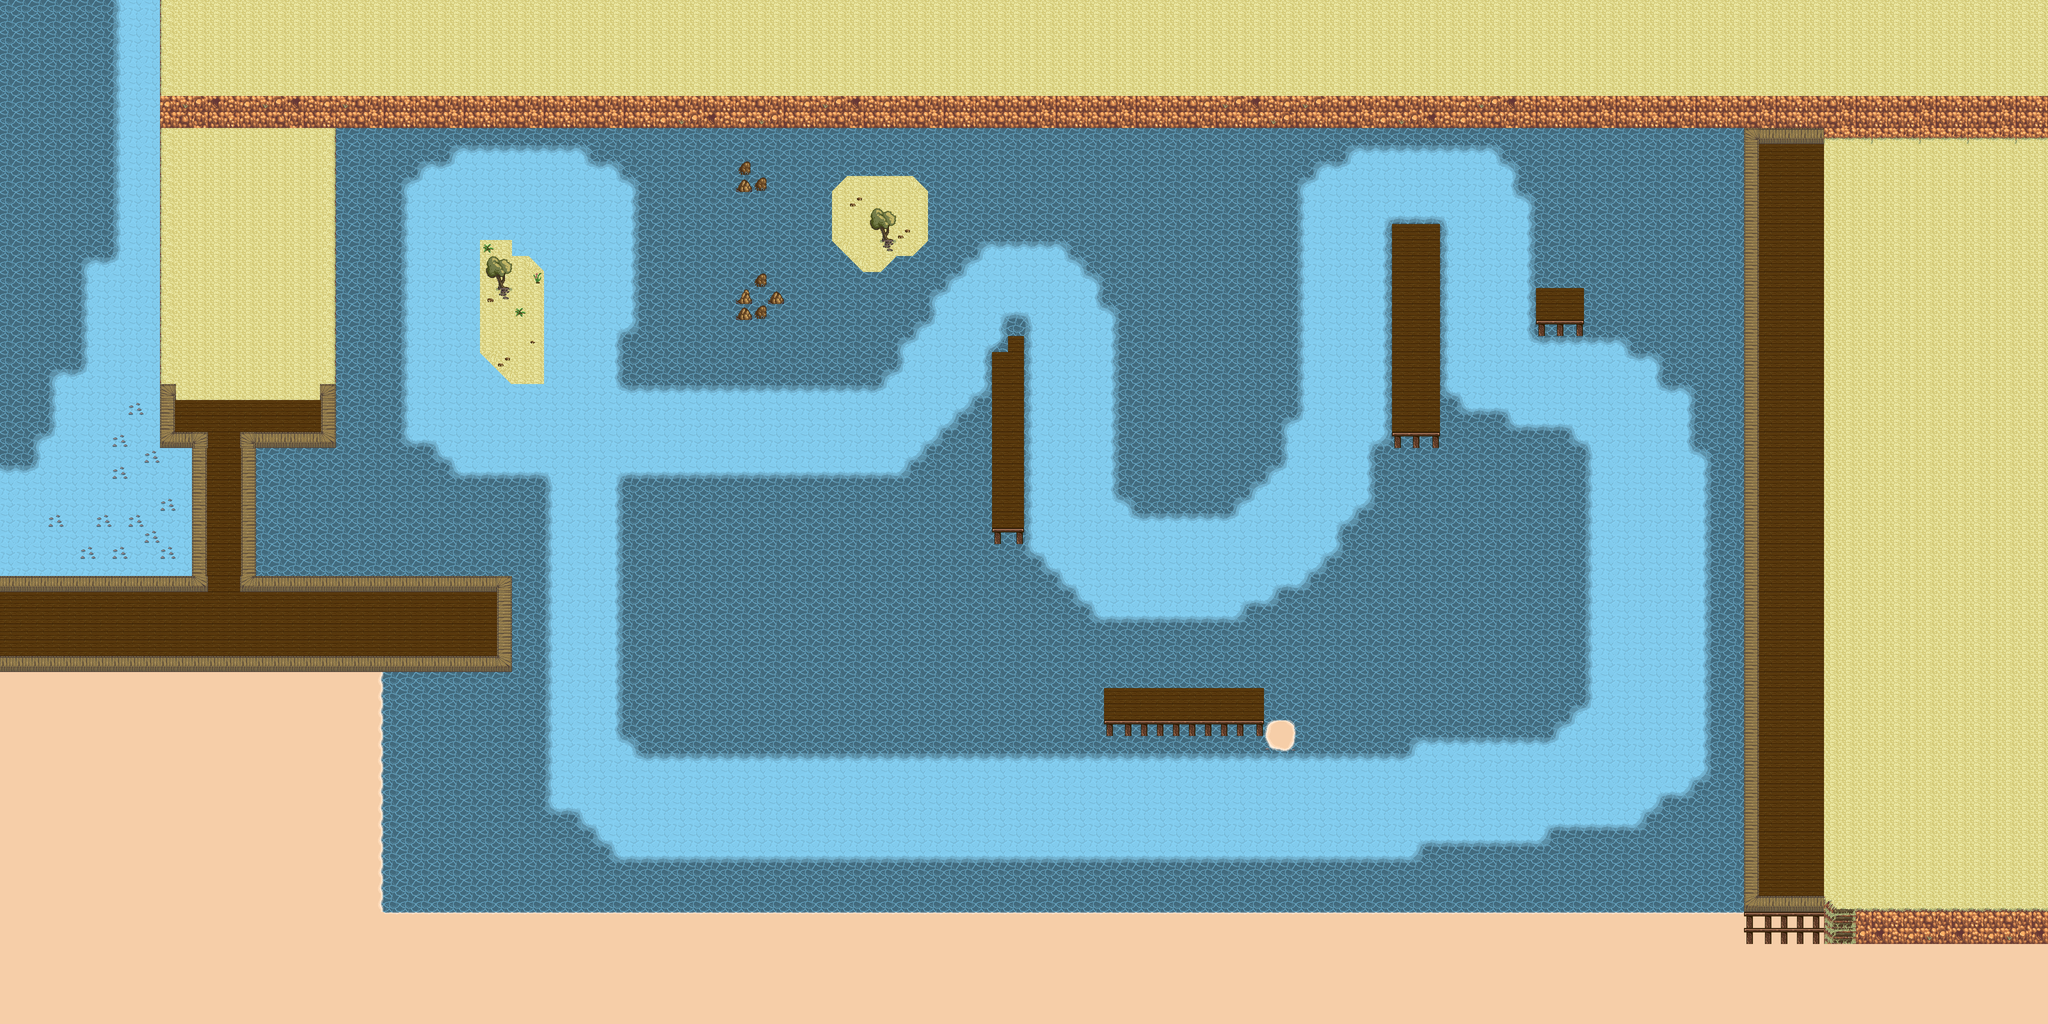

This is a level from a 2D game, rendered from its Tiled map with the project's own tilesets. A one-line summary and the map file follow, with tile-layer data summarised:
An orthogonal 128x64 tile map with 32x32 px tiles, 5 tile layers (Tile Layer 1, Tile Layer 2, Tile Layer 3, Tile Layer 5, ...), 1 hidden layer not drawn.

<map version="1.10" tiledversion="1.10.2" orientation="orthogonal" renderorder="right-down" width="128" height="64" tilewidth="32" tileheight="32" infinite="0" nextlayerid="17" nextobjectid="1">
 <tileset firstgid="1" source="TORPEDOES_testTileset.tsx" />
 <layer id="12" name="Tile Layer 1" width="128" height="64">
  <properties>
   <property name="Z" type="float" value="0" />
  </properties>
  <data>[8192 cells, 8192 non-empty, 2 distinct tile ids]</data>
 </layer>
 <layer id="13" name="Tile Layer 2" width="128" height="64">
  <properties>
   <property name="Z" type="float" value="1" />
  </properties>
  <data>[8192 cells, 4142 non-empty, 34 distinct tile ids]</data>
 </layer>
 <layer id="14" name="Tile Layer 3" width="128" height="64">
  <properties>
   <property name="Z" type="float" value="3" />
  </properties>
  <data>[8192 cells, 282 non-empty, 33 distinct tile ids]</data>
 </layer>
 <layer id="15" name="Tile Layer 5" width="128" height="64">
  <properties>
   <property name="Z" type="float" value="160" />
  </properties>
  <data>[8192 cells, 202 non-empty, 4 distinct tile ids]</data>
 </layer>
 <layer id="16" name="Tile Layer 6" width="128" height="64">
  <properties>
   <property name="Z" type="float" value="161" />
  </properties>
  <data>[8192 cells, 36 non-empty, 4 distinct tile ids]</data>
 </layer>
 <layer id="10" name="collider" width="128" height="64" visible="0">
  <data>[8192 cells, 6511 non-empty, 7 distinct tile ids]</data>
 </layer>
</map>
